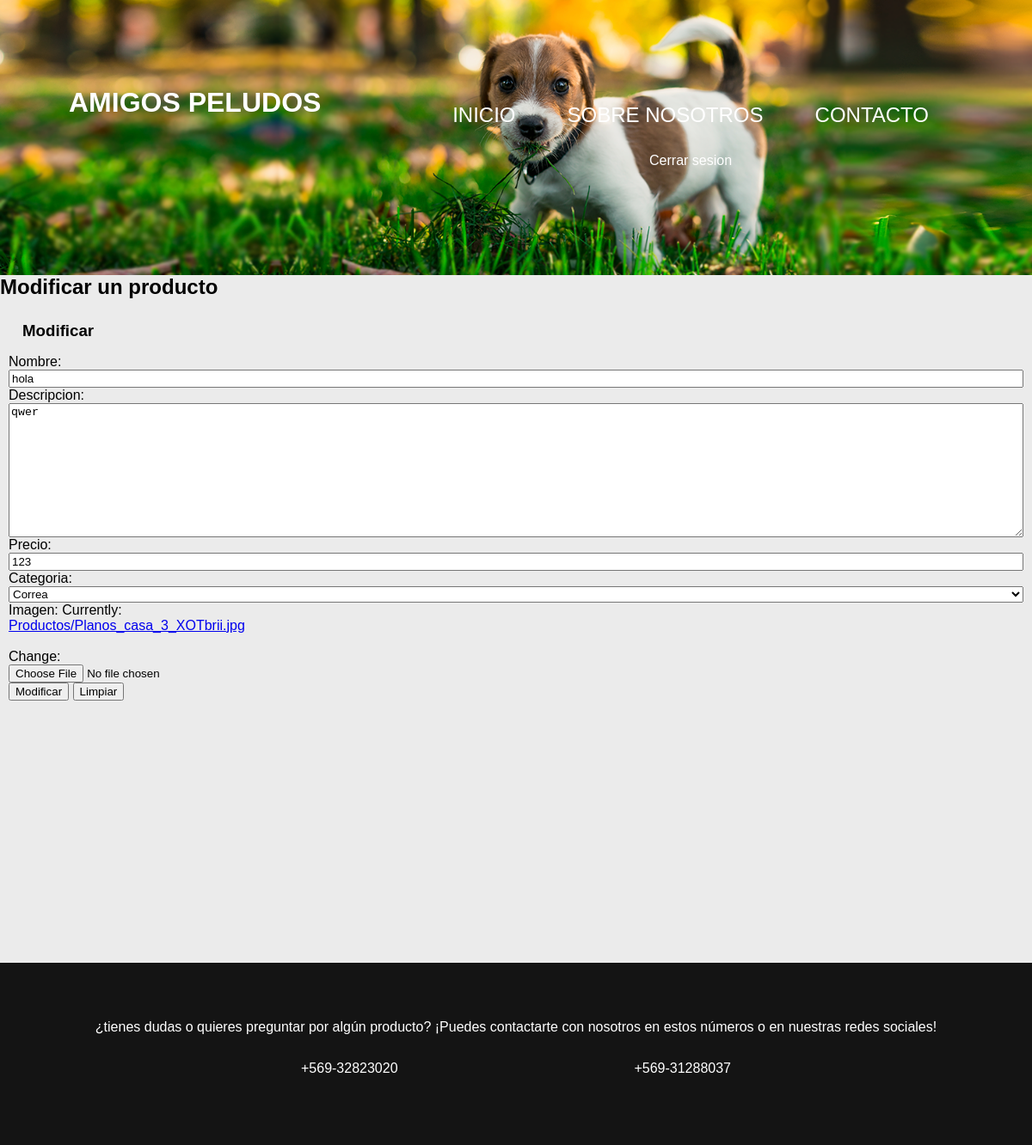
The app's page /ModificarPro/3 (signed in) with its own data.
### core/models.py (models this page shows, shortened)
class Producto(models.Model):
    id = models.CharField(max_length= 9999 ,primary_key=True, verbose_name='id producto')
    nombre = models.CharField(max_length= 50 , verbose_name='Nombre productos')
    descripcion = models.TextField(max_length=300 , verbose_name='Descripcion de producto')
    precio = models.IntegerField(verbose_name='Precio producto')
    imagen = models.ImageField(null = True, upload_to ="Productos")
    categoria = models.ForeignKey(Categoria, on_delete=models.CASCADE)

### core/views.py (the view)
# urls.py: path('ModificarPro/<id>', ModificarPro , name="ModificarPro"),
@login_required
def ModificarPro(request, id):
    producto = Producto.objects.get(id = id)
    contexto = {
        'form': FormularioPro(instance=producto)
    }
    if request.method == 'POST':
        formulario = FormularioPro(data=request.POST, instance=producto)
        if formulario.is_valid():
            formulario.save()
            contexto['mensaje'] ="Producto Modificado"
            return redirect(to='Productos')
    return render(request, 'core/ModificarPro.html', contexto)

### core/form.py
class FormularioPro(ModelForm):
    class Meta:
        model=Producto
        fields= ['id', 'nombre', 'descripcion', 'precio', 'imagen', 'categoria']

### core/context_processor.py (called while the page is built)
def total_venta(request):
    total = 0
    if request.user.is_authenticated:
        if "cart" in request.session.keys():
            for key, value in request.session["cart"].items():
                total += int(value["precio"])
    return {"total_carrito": total}

### core/models.py (called while the page is built)
    def __str__(self):
        return self.NombreCategoria

### core/templates/core/ModificarPro.html (shortened to what this page needs)
<!DOCTYPE html>
<html>
    {% load static %}
    <head>
        <link rel="stylesheet" href="{% static 'core/css/estilo2.css'%}">
    </head>
    <header>
        <div>
            <h1 class="size">AMIGOS PELUDOS</h1>
        </div>
        <div id="menu">
          <nav>
            <a class="none" href="{% url 'home' %}">INICIO</a>
            <a class="none" href="{% url 'home' %}">SOBRE NOSOTROS</a>
            <a class="none" href="#contacto">CONTACTO</a>
          </nav>
          <div>
            {% if user.is_authenticated %}
            <a class="btn" href="{% url 'logout' %}">Cerrar sesion</a>
            {% else %}
            <a class="btn1" href="{% url 'login' %}">Inicia Sesion</a>
            <a class="btn" href="{% url 'Registro' %}">Registrate</a>
            {% endif %}
          </div>
        </div>
    </header>
    <body>
        <section id="cuerpo">
            <div>
                <h1>Modificar un producto</h1>
            <div>
                <form action="" method="post" enctype="multipart/form-data">
                    <div id="modpro">
                        <h3 >Modificar</h3>
                        <form  novalidate="" enctype="multipart/form-data" method="post">
                            Nombre:
                            {{form.nombre}}
                            Descripcion:
                            {{form.descripcion}}
                            Precio:
                            {{form.precio}}
                            Categoria:
                            {{form.categoria}}
                            Imagen:
                            {{form.imagen}}
                        <div>
                            <input type="submit" value="Modificar" id="modificar">
                            <input type="reset" value="Limpiar" id="limpiar">
                        </div>
                    </div>
        </section>
    </body>
    <footer id="contacto">
        <div>
            <p>¿tienes dudas o quieres preguntar por algún producto? ¡Puedes contactarte con nosotros en estos números o en nuestras redes sociales!</p>
            <section id="numero">
                <div>+569-32823020</div>
                <div>+569-31288037</div>
            </section>
        </div>
    </footer>
</html>

### core/static/core/css/estilo2.css (style rules this page uses)
html { font-family: 'Montserrat', sans-serif; scroll-behavior: smooth; }
header { background-image: url(../IMG/Perro-comiendo-pasto.png); background-repeat: no-repeat; background-size: cover; margin: 0; text-align: center; display: flex; flex-direction: column; min-height: 200px; }
nav { display: flex; flex-direction: column; }
nav a { margin: 5px; }
nav a { text-decoration: none; color: white; }
h3 { margin: 16px; }
body { margin: 0%; background-color: rgb(235, 235, 235); }
#sobrenosotros, #suscribirse, #contacto { display: flex; flex-direction: column; text-align: center; }
footer { background-color: rgb(20, 20, 20); }
#numero { display: flex; justify-content: space-between; margin: 30px; }
#contacto { padding: 50px; }
@media (min-width:1023px) { body { background-image: linear-gradient( 0deg, rgba(0,0,0,0.5), rgba(0,0,0,0.5) ) ,url(../IMG/pasto.jpg); background-size: cover; background-repeat: repeat-x; } }
@media (min-width:1023px) { nav { justify-content: center; text-align: center; flex-direction: row; } }
@media (min-width:1023px) { nav a { margin: 30px; } }
@media (min-width:1023px) { #cuerpo { margin: auto; min-height: 800px; max-width: 140vh; background-color: rgb(235, 235, 235); } }
@media (min-width:1023px) { #numero { margin-left: 300px; margin-right: 300px; } }
@media (min-width:1025px) { body { justify-content: center; } }
@media (min-width:1025px) { header { justify-content: space-between; padding-left: 80px; padding-right: 80px; padding-top: 80px; padding-bottom: 40px; flex-direction: row; } }
@media (min-width:1025px) { nav a { font-size: 1.5rem; } }
@media (min-width:1025px) { #cuerpo { margin: auto; max-width: 150vh; } }
header h1 { color: white; }
#cuerpo h1 { margin:0; }
footer div, footer p { color: white; }
#agregarcat,#modpro,#menu,#agregarpro div,.conlog,.conreg { display: flex; flex-direction: column; margin: 10px; }
#menu a { text-decoration: none; color: white; }
#menu { display: flex; flex-direction: column; }

### records on screen
Producto: nombre "hola", descripcion "qwer", precio "123", categoria "Correa"
